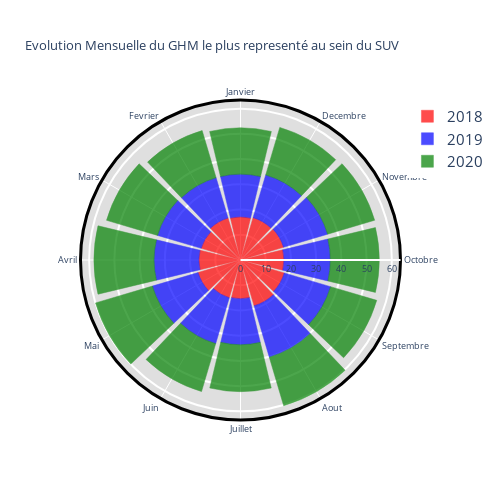

Notebook source saved alongside this figure:
### Code cell
fig = go.Figure()

fig.add_trace(go.Barpolar(
    r = test[test['annee']==2018]['GHM ( % sur la procédure)'],
    theta=test[test['annee']==2018]['mois'],
    text=test[test['annee']==2018]['Libellé GHM'],
    name = '2018',
    marker_color='red',
    marker_line_color="red",
    hoverinfo = ['all'],
    opacity=0.7   
))


fig.add_trace(go.Barpolar(
    r = test[test['annee']==2019]['GHM ( % sur la procédure)'],
    theta=test[test['annee']==2019]['mois'],
    text=test[test['annee']==2019]['Libellé GHM'],
    name = '2019',
    marker_color='blue',
    marker_line_color="blue",
    hoverinfo = ['all'],
    opacity=0.7   
))

fig.add_trace(go.Barpolar(
    r = test[test['annee']==2020]['GHM ( % sur la procédure)'],
    theta=test[test['annee']==2020]['mois'],
    text=test[test['annee']==2020]['Libellé GHM'],
    name = '2020',
    marker_color='green',
    marker_line_color="green",
    hoverinfo = ['all'],
    opacity=0.7   
))

fig.update_layout(
    title='Evolution Mensuelle du GHM le plus representé au sein du SUV',
    font_size=9,
    legend_font_size=15,
    polar_angularaxis_rotation=90,
    width=500,
    height=500,
    
    polar = dict(
              bgcolor = "rgb(223, 223, 223)",
              angularaxis = 
                dict(
                    linewidth = 3,
                    showline=True,
                    linecolor='black'
                    ),
          radialaxis = 
                dict(        
                    showline = True,
                    linewidth = 2,
                    gridcolor = "white",
                    gridwidth = 2,
                    )
                ),

            )

### Figure 1 — Plotly figure (JSON) as saved in the notebook; plotly's stock layout.template omitted (floating-point values rounded to 4 significant figures)
{"data": [{"hoverinfo": ["all"], "marker": {"color": "red", "line": {"color": "red"}}, "name": "2018", "opacity": 0.7, "r": [17.1, 17.34, 16.25, 16.5, 17.54, 15.62, 15.35, 18.94, 18.09, 17.23, 17.78, 17.51], "text": ["Hémodialyse, en séances", "Hémodialyse, en séances", "Hémodialyse, en séances", "Hémodialyse, en séances", "Hémodialyse, en séances", "Hémodialyse, en séances", "Hémodialyse, en séances", "Hémodialyse, en séances", "Hémodialyse, en séances", "Hémodialyse, en séances", "Hémodialyse, en séances", "Hémodialyse, en séances"], "theta": ["Janvier", "Fevrier", "Mars", "Avril", "Mai", "Juin", "Juillet", "Aout", "Septembre", "Octobre", "Novembre", "Decembre"], "type": "barpolar"}, {"hoverinfo": ["all"], "marker": {"color": "blue", "line": {"color": "blue"}}, "name": "2019", "opacity": 0.7, "r": [16.91, 16.69, 18.05, 17.75, 18.88, 18.95, 18.23, 21.24, 19.14, 18.38, 18.23, 17.65], "text": ["Hémodialyse, en séances", "Hémodialyse, en séances", "Hémodialyse, en séances", "Hémodialyse, en séances", "Hémodialyse, en séances", "Hémodialyse, en séances", "Hémodialyse, en séances", "Hémodialyse, en séances", "Hémodialyse, en séances", "Hémodialyse, en séances", "Hémodialyse, en séances", "Hémodialyse, en séances"], "theta": ["Janvier", "Fevrier", "Mars", "Avril", "Mai", "Juin", "Juillet", "Aout", "Septembre", "Octobre", "Novembre", "Decembre"], "type": "barpolar"}, {"hoverinfo": ["all"], "marker": {"color": "green", "line": {"color": "green"}}, "name": "2020", "opacity": 0.7, "r": [18.38, 19.5, 21.11, 23.85, 23.53, 19.82, 18.6, 20.08, 19.11, 19.41, 19.47, 19.68], "text": ["Hémodialyse, en séances", "Hémodialyse, en séances", "Hémodialyse, en séances", "Hémodialyse, en séances", "Hémodialyse, en séances", "Hémodialyse, en séances", "Hémodialyse, en séances", "Hémodialyse, en séances", "Hémodialyse, en séances", "Hémodialyse, en séances", "Hémodialyse, en séances", "Hémodialyse, en séances"], "theta": ["Janvier", "Fevrier", "Mars", "Avril", "Mai", "Juin", "Juillet", "Aout", "Septembre", "Octobre", "Novembre", "Decembre"], "type": "barpolar"}], "layout": {"font": {"size": 9}, "height": 500, "legend": {"font": {"size": 15}}, "polar": {"angularaxis": {"linecolor": "black", "linewidth": 3, "rotation": 90, "showline": true}, "bgcolor": "rgb(223, 223, 223)", "radialaxis": {"gridcolor": "white", "gridwidth": 2, "linewidth": 2, "showline": true}}, "title": {"text": "Evolution Mensuelle du GHM le plus representé au sein du SUV"}, "width": 500}}
